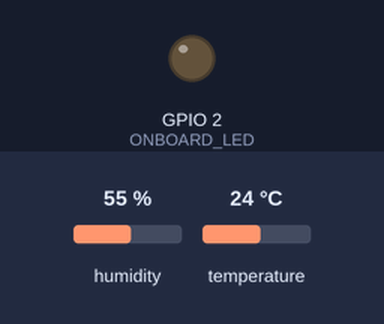
A sketch run on a simulated ESP32. Shown: output pins drawn as LEDs (lit = HIGH). The inputs (shaded band) are chosen by the test bench; at power-on: humidity 55 %, temperature 24 °C. WiFi joins after 1.5 s; servers stay silent unless stated; uploads are accepted with an empty reply; what the sketch prints to the serial monitor is not drawn. At 2.1 s the program puts the board to deep sleep or switches it off; the recording ends there.

Above: at 1.7 s.
Timing chart, 0 to 2.1 s (numbered marks = the images above):
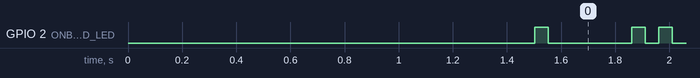

Measured:
- by itself, GPIO 2 (ONBOARD_LED): goes HIGH 0.05 s, LOW 0.31 s, HIGH 0.05 s, LOW 0.05 s, HIGH 0.05 s, then LOW

The sketch:

dht11.ino
```cpp
#include "esp32-hal.h"
#include "DHT.h"
#include <WiFi.h>
#include <HTTPClient.h>
#include <Wire.h>

const char* ssid     = ""; // WIFI NETWORK NAME
const char* password = ""; // WIFI NETWORK PASSWORD
const char* serverName = ""; // POST URL

String apiKeyValue = ""; // RANDOM STRING FOR SECURITY
String sensorName = "DHT11";
//String sensorLocation = "kitchen";
//String sensorLocation = "living";
String sensorLocation = "office";

#define DHTPIN 4
#define DHTTYPE DHT11

DHT dht(DHTPIN, DHTTYPE);

const uint64_t OneSecond = 1000000LL;
const uint64_t OneMinute = 60000000LL;          // 6000000 uS = 1 minute
const uint64_t MinutesInAnHour = 60LL;    // 60 min = 1 hour
const uint64_t SleepTimeMicroseconds = OneMinute * MinutesInAnHour * 2LL;
//const uint64_t SleepTimeMicroseconds = 5LL * OneSecond; // 15 s interval

RTC_DATA_ATTR int bootCount = 0;
#define ONBOARD_LED  2

void setup() {
  esp_sleep_enable_timer_wakeup(SleepTimeMicroseconds);
  pinMode (ONBOARD_LED, OUTPUT);

  Serial.begin(9600);

  WiFi.begin(ssid, password);
  Serial.println("Connecting");
  while(WiFi.status() != WL_CONNECTED) {
    delay(500);
    Serial.print(".");
  }

  Serial.println("");
  Serial.print("Connected to WiFi network with IP Address: ");
  Serial.println(WiFi.localIP());

  dht.begin();
}

void loop() {
  digitalWrite(ONBOARD_LED, HIGH);
  delay(50);
  digitalWrite(ONBOARD_LED, LOW);
  delay(50);


  if(WiFi.status()== WL_CONNECTED) {
    HTTPClient http;

    http.begin(serverName);
    http.addHeader("Content-Type", "application/x-www-form-urlencoded");

    float h = dht.readHumidity();
    float t = dht.readTemperature();

    if (isnan(h) || isnan(t)) {
      Serial.println(F("Failed to read from DHT sensor!"));
      //return;
    }

    float hic = dht.computeHeatIndex(t, h, false);

    String httpRequestData = "api_key=" + apiKeyValue + "&sensor=" + sensorName
                          + "&location=" + sensorLocation + "&humidity=" + String(h)
                          + "&temp=" + String(t) + "&heatindex=" + String(hic) + "";
    Serial.print("httpRequestData: ");
    Serial.println(httpRequestData);

    int httpResponseCode = http.POST(httpRequestData);

    while(httpResponseCode<0) {
      delay(500);
      Serial.print(".");
      httpResponseCode = http.POST(httpRequestData);
      Serial.print(".");
      Serial.println(httpResponseCode);
    }

    http.end();
  } else {
    Serial.println("WiFi Disconnected");
  }

  digitalWrite(ONBOARD_LED, HIGH);
  delay(50);
  digitalWrite(ONBOARD_LED, LOW);
  delay(50);
  digitalWrite(ONBOARD_LED, HIGH);
  delay(50);
  digitalWrite(ONBOARD_LED, LOW);
  delay(50);
  Serial.println("Going to sleep now");
  esp_deep_sleep_start();
  //delay(2000);
}
```
